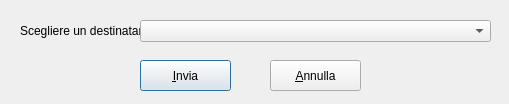
<?xml version="1.0" encoding="UTF-8"?>
<ui version="4.0">
 <class>PickReceiver</class>
 <widget class="QDialog" name="PickReceiver">
  <property name="windowModality">
   <enum>Qt::WindowModal</enum>
  </property>
  <property name="geometry">
   <rect>
    <x>0</x>
    <y>0</y>
    <width>509</width>
    <height>104</height>
   </rect>
  </property>
  <property name="windowTitle">
   <string>Scelta Destinatario</string>
  </property>
  <widget class="QLabel" name="label">
   <property name="geometry">
    <rect>
     <x>20</x>
     <y>20</y>
     <width>121</width>
     <height>21</height>
    </rect>
   </property>
   <property name="text">
    <string>Scegliere un destinatario</string>
   </property>
  </widget>
  <widget class="QPushButton" name="pushButton_OK">
   <property name="geometry">
    <rect>
     <x>140</x>
     <y>60</y>
     <width>91</width>
     <height>31</height>
    </rect>
   </property>
   <property name="text">
    <string>&amp;Invia</string>
   </property>
   <property name="icon">
    <iconset resource="resources.qrc">
     <normaloff>:/res/check_mark.png</normaloff>:/res/check_mark.png</iconset>
   </property>
  </widget>
  <widget class="QPushButton" name="pushButton_Cancel">
   <property name="geometry">
    <rect>
     <x>270</x>
     <y>60</y>
     <width>91</width>
     <height>31</height>
    </rect>
   </property>
   <property name="text">
    <string>&amp;Annulla</string>
   </property>
   <property name="icon">
    <iconset resource="resources.qrc">
     <normaloff>:/res/cancel_mark.png</normaloff>:/res/cancel_mark.png</iconset>
   </property>
  </widget>
  <widget class="QComboBox" name="comboBox_Receiver">
   <property name="geometry">
    <rect>
     <x>140</x>
     <y>20</y>
     <width>351</width>
     <height>22</height>
    </rect>
   </property>
  </widget>
 </widget>
 <resources>
  <include location="resources.qrc"/>
 </resources>
 <connections/>
</ui>
